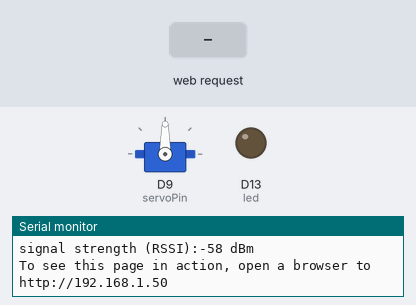
Bench run of a sketch on a simulated Arduino Uno R4 WiFi. On the bench: servo, output pins drawn as LEDs (lit = HIGH), the last lines printed to the serial monitor. The inputs (shaded band) are chosen by the test bench. WiFi joins after 1.5 s; servers stay silent unless stated.

Above: at 12.7 s.
12.8 s: HTTP request GET /H received
At 14.5 s:
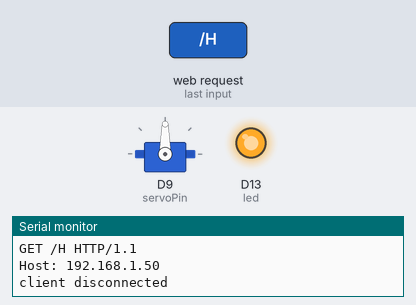
15.0 s: HTTP request GET /rotate received
At 16.8 s:
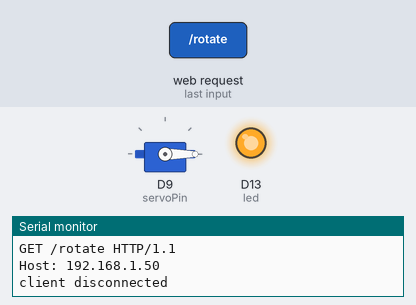
18.0 s: HTTP request GET /L received
At 19.5 s:
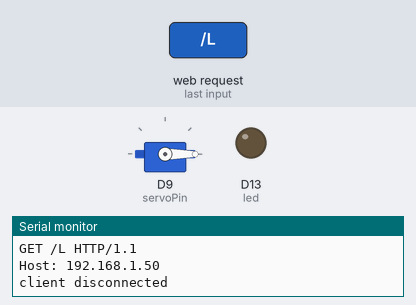
20.0 s: HTTP request GET /rotate received
At 21.0 s:
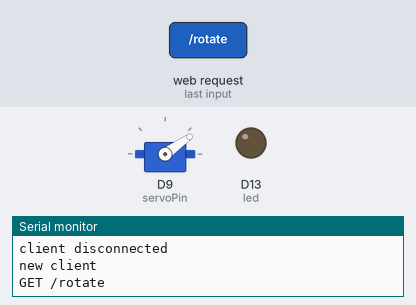
Timing chart, 0 to 23.0 s (numbered marks = the images above; inputs shaded):
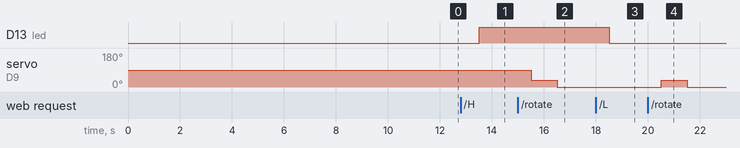

Measured:
- after the input at 12.8 s, D13 (led): LOW → HIGH after 0.70 s
- after the input at 15.0 s, servo on D9 (servoPin): 90° → 35° after 0.50 s, → 0° 1.0 s later
- after the input at 18.0 s, D13 (led): HIGH → LOW after 0.50 s
- after the input at 20.0 s, servo on D9 (servoPin): 0° → 35° after 0.50 s, → 0° 1.0 s later

The sketch:

Task_Scheduler.ino
```cpp
#include "WiFiS3.h"
#include <Servo.h>
#include "arduino_secrets.h"
#include <TaskScheduler.h>

char ssid[] = SECRET_SSID;        // your network SSID (name)
char pass[] = SECRET_PASS;        // your network password (use for WPA, or use as key for WEP)

int led = LED_BUILTIN;
int status = WL_IDLE_STATUS;
WiFiServer server(80);

Servo myservo;  // 서보 객체 생성
int servoPin = 9; // 서보가 연결된 핀

Scheduler runner;

void printWifiStatus() {
  // 연결된 네트워크의 SSID를 출력:
  Serial.print("SSID: ");
  Serial.println(WiFi.SSID());

  // 보드의 IP 주소를 출력:
  IPAddress ip = WiFi.localIP();
  Serial.print("IP Address: ");
  Serial.println(ip);

  // 수신 신호 강도를 출력:
  long rssi = WiFi.RSSI();
  Serial.print("signal strength (RSSI):");
  Serial.print(rssi);
  Serial.println(" dBm");
  // 브라우저에서 접속할 주소를 출력:
  Serial.print("To see this page in action, open a browser to http://");
  Serial.println(ip);
}

void handleClient() {
  WiFiClient client = server.available();   // listen for incoming clients

  if (client) {                             // if you get a client,
    Serial.println("new client");           // print a message out the serial port
    String currentLine = "";                // make a String to hold incoming data from the client
    while (client.connected()) {            // loop while the client's connected
      if (client.available()) {             // if there's bytes to read from the client,
        char c = client.read();             // read a byte, then
        Serial.write(c);                    // print it out to the serial monitor
        if (c == '\n') {                    // if the byte is a newline character

          // if the current line is blank, you got two newline characters in a row.
          // that's the end of the client HTTP request, so send a response:
          if (currentLine.length() == 0) {
            // HTTP headers always start with a response code (e.g. HTTP/1.1 200 OK)
            // and a content-type so the client knows what's coming, then a blank line:
            client.println("HTTP/1.1 200 OK");
            client.println("Content-type:text/html");
            client.println();

            // the content of the HTTP response follows the header:
            client.print("<p style=\"font-size:7vw;\">Click <a href=\"/H\">here</a> to turn the LED on<br></p>");
            client.print("<p style=\"font-size:7vw;\">Click <a href=\"/L\">here</a> to turn the LED off<br></p>");
            client.print("<p style=\"font-size:7vw;\">Click <a href=\"/rotate\">here</a> to rotate the motor<br></p>");

            // The HTTP response ends with another blank line:
            client.println();
            // break out of the while loop:
            break;
          } else {    // 새 줄 문자를 받은 경우, currentLine을 지웁니다.
            currentLine = "";
          }
        } else if (c != '\r') {  // 캐리지 리턴 문자가 아닌 다른 것을 받으면,
          currentLine += c;      // currentLine 끝에 추가
        }

        // 클라이언트 요청이 "GET /H" 또는 "GET /L" 또는 "GET /rotate"인지 확인:
        if (currentLine.endsWith("GET /H")) {
          digitalWrite(LED_BUILTIN, HIGH);               // GET /H LED를 켭니다.
        }
        if (currentLine.endsWith("GET /L")) {
          digitalWrite(LED_BUILTIN, LOW);                // GET /L LED를 끕니다.
        }
        if (currentLine.endsWith("GET /rotate")) {
          myservo.write(35);  // 서보를 35도 회전
          delay(1000);         // 서보가 위치에 도달할 때까지 대기
          myservo.write(0);    // 서보를 0도로 복귀
        }
      }
    }
    // 연결을 종료:
    client.stop();
    Serial.println("client disconnected");
  }
}

Task task1(1000, TASK_FOREVER, &handleClient); // 1초 주기

void setup() {
  Serial.begin(9600);      // 시리얼 통신 초기화
  pinMode(led, OUTPUT);      // LED 핀 모드 설정
  myservo.attach(servoPin);  // 서보 객체를 핀 9에 연결

  // WiFi 모듈 확인:
  if (WiFi.status() == WL_NO_MODULE) {
    Serial.println("Communication with WiFi module failed!");
    // 계속하지 않음
    while (true);
  }

  String fv = WiFi.firmwareVersion();
  if (fv < WIFI_FIRMWARE_LATEST_VERSION) {
    Serial.println("Please upgrade the firmware");
  }

  // WiFi 네트워크에 연결 시도:
  while (status != WL_CONNECTED) {
    Serial.print("Attempting to connect to Network named: ");
    Serial.println(ssid);                   // 네트워크 이름(SSID) 출력

    // Connect to WPA/WPA2 network. Change this line if using open or WEP network:
    status = WiFi.begin(ssid, pass);
    // wait 10 seconds for connection:
    delay(10000);
  }
  server.begin();                           // start the web server on port 80
  printWifiStatus();                        // you're connected now, so print out the status

  runner.init();
  runner.addTask(task1);
  task1.enable();
}

void loop() {
  runner.execute();
}
```

arduino_secrets.h
```cpp
#define SECRET_SSID "[LG_CeilingCassette A/C]rp01"
#define SECRET_PASS "87654321"
```
